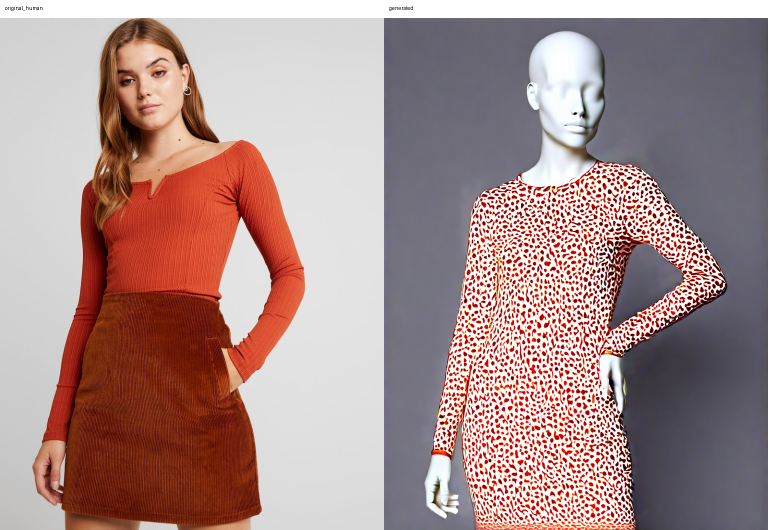
#> input picture examples/run43_original_generated_pairs_20/07338_00_original_generated.png, 1536 x 1060 px (shown at 1/2 size)
$ python derive_cropped_clothes_masks_and_cutouts.py --cropped-image-dir ../examples/run43_original_generated_pairs_20 --original-mask-dir ../examples/run43_original_generated_pairs_20 --output-mask-dir out --output-clothes-dir out
#> lines starting #> are read from the running program, lines starting #| are printed output that depends on the picture; after the words box and inside, x2 and y2 are one past the last pixel; in counts of white or black regions, pixels touching at a corner belong together
#!/usr/bin/env python3

from __future__ import annotations

import argparse
from pathlib import Path

import numpy as np
from PIL import Image


def parse_args() -> argparse.Namespace:
    parser = argparse.ArgumentParser(
        description="Crop original clothes masks to match a 384x512 center-cropped dataset and extract clothes cutouts."
    )
    parser.add_argument("--cropped-image-dir", required=True, type=Path)
    parser.add_argument("--original-mask-dir", required=True, type=Path)
    parser.add_argument("--output-mask-dir", required=True, type=Path)
    parser.add_argument("--output-clothes-dir", required=True, type=Path)
    parser.add_argument("--target-width", type=int, default=384)
    parser.add_argument("--target-height", type=int, default=512)
    return parser.parse_args()


def compute_center_crop_box(width: int, height: int, target_width: int, target_height: int) -> tuple[int, int, int, int]:
    target_ratio = target_width / target_height
    source_ratio = width / height

    if source_ratio > target_ratio:
        crop_height = height
        crop_width = round(height * target_ratio)
    else:
        crop_width = width
        crop_height = round(width / target_ratio)

    left = max(0, (width - crop_width) // 2)
    top = max(0, (height - crop_height) // 2)
    right = left + crop_width
    bottom = top + crop_height
    return left, top, right, bottom


def main() -> None:
    args = parse_args()
    args.output_mask_dir.mkdir(parents=True, exist_ok=True)
    args.output_clothes_dir.mkdir(parents=True, exist_ok=True)

    count = 0
    for image_path in sorted(args.cropped_image_dir.glob("*.png")):
        mask_path = args.original_mask_dir / image_path.name
        if not mask_path.exists():
            raise FileNotFoundError(f"Missing original mask for {image_path.name}: {mask_path}")

        with Image.open(image_path) as cropped_image:
#> cropped_image is the input picture: PIL image 1536x1060 RGB; mean R, G, B 170.9, 142.4, 140.6
            cropped_image = cropped_image.convert("RGB")

        with Image.open(mask_path) as original_mask:
            original_mask = original_mask.convert("L")
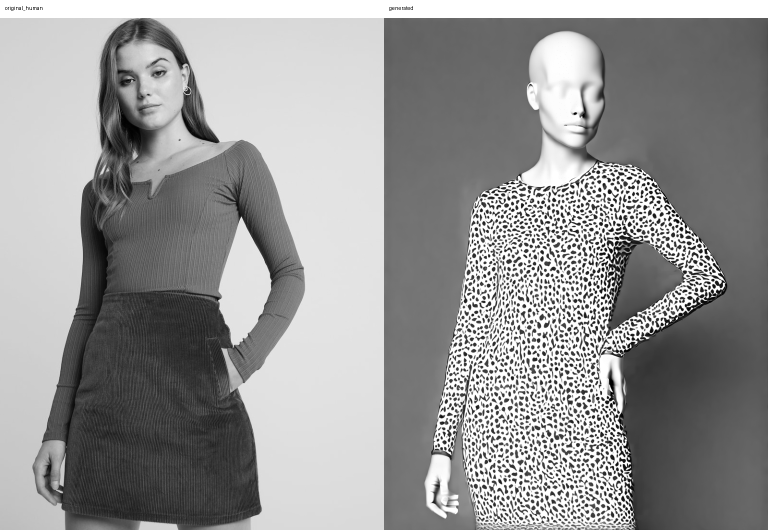
#> original_mask: PIL image 1536x1060 L (shown at 1/2 size); min 0, max 255, mean 150.7
            box = compute_center_crop_box(
                original_mask.width,
                original_mask.height,
                args.target_width,
                args.target_height,
            )
#> box = (370, 0, 1165, 1060)
            cropped_mask = original_mask.crop(box).resize((args.target_width, args.target_height), Image.NEAREST)
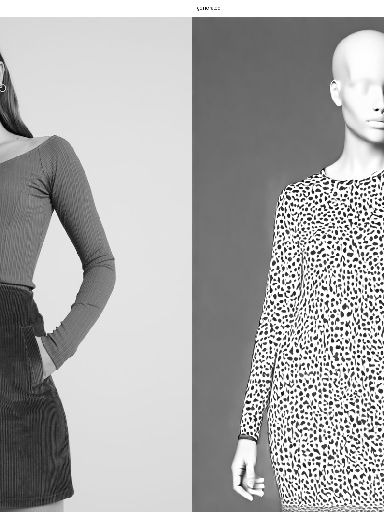
#> cropped_mask: PIL image 384x512 L; min 1, max 255, mean 171.4

        cropped_mask.save(args.output_mask_dir / image_path.name)

        image_array = np.array(cropped_image)
        mask_array = (np.array(cropped_mask) > 127).astype(np.uint8)
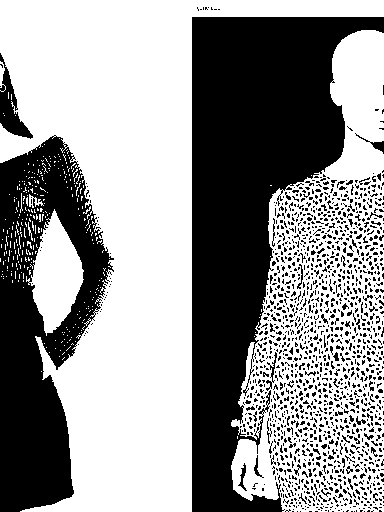
#> mask_array: shape (512, 384); values 0 (black) and 1 (white), 58.6% white; 1502 black regions (1442 under 20 px), largest, box (x1, y1, x2, y2) and area: (192, 17, 384, 512) 45628, (0, 135, 114, 512) 23529, (0, 53, 33, 139) 1015
#> (the run stopped early here; a loop or call above may not have finished)

$ run again, on examples/run43_original_generated_pairs_20/07372_00_original_generated.png
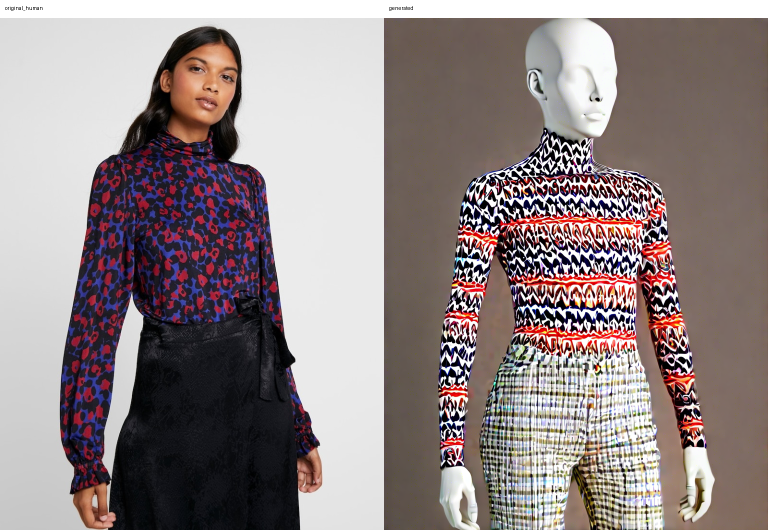
#> input picture examples/run43_original_generated_pairs_20/07372_00_original_generated.png, 1536 x 1060 px (shown at 1/2 size)
#> in main, cropped_image is the input picture: PIL image 1536x1060 RGB; mean R, G, B 145.6, 133.7, 133.7
#> in main, `cropped_mask = original_mask.crop(box).resize((args.target_width, args..`:
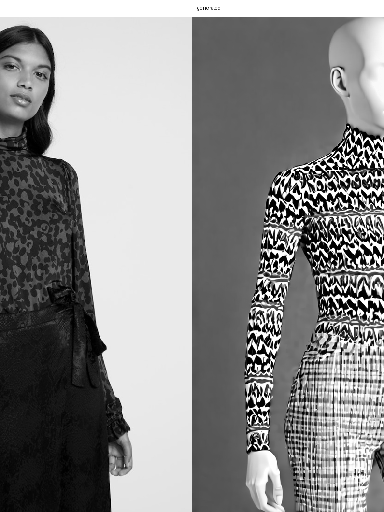
#> cropped_mask: PIL image 384x512 L; min 0, max 255, mean 137.3
#> in main, `mask_array = (np.array(cropped_mask) > 127).astype(np.uint8)`:
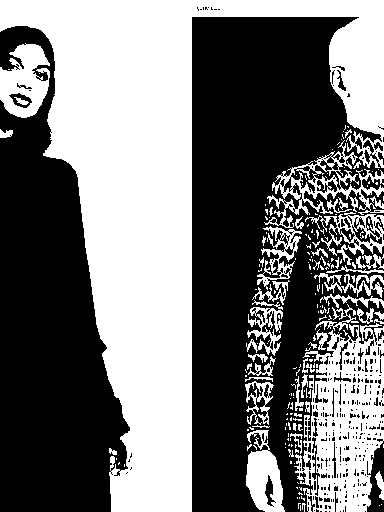
#> mask_array: shape (512, 384); values 0 (black) and 1 (white), 45.7% white; 206 white regions (151 under 20 px), largest, box (x1, y1, x2, y2) and area: (0, 0, 384, 512) 65112, (294, 323, 384, 512) 10076, (264, 140, 384, 228) 2455
